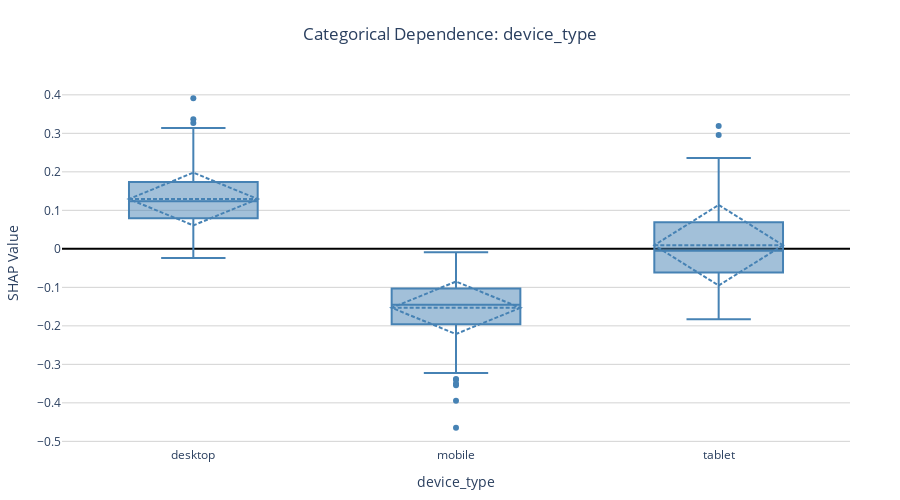

Source (notebook cell):
### Code cell
fig = interp.plot_dependence_categorical('device_type', value_labels=device_labels)
fig.show()

### Figure 1 — Plotly figure (JSON) as saved in the notebook; plotly's stock layout.template omitted (floating-point values rounded to 4 significant figures; data arrays with more than 128 entries replaced by an {"elided": "..."} marker saying what was removed)
{"data": [{"boxmean": "sd", "hovertemplate": "<b>desktop</b><br>SHAP: %{y:.4f}<extra></extra>", "marker": {"color": "steelblue"}, "name": "desktop", "type": "box", "y": {"elided": "493 float values"}}, {"boxmean": "sd", "hovertemplate": "<b>mobile</b><br>SHAP: %{y:.4f}<extra></extra>", "marker": {"color": "steelblue"}, "name": "mobile", "type": "box", "y": {"elided": "398 float values"}}, {"boxmean": "sd", "hovertemplate": "<b>tablet</b><br>SHAP: %{y:.4f}<extra></extra>", "marker": {"color": "steelblue"}, "name": "tablet", "type": "box", "y": [0.1456, 0.01802, 0.02773, 0.0257, 0.03875, 0.09603, -0.02352, 0.02554, -0.03073, 0.07589, 0.07444, 0.2106, -0.03553, -0.01021, -0.1111, -0.01822, 0.01955, -0.1081, -0.05976, -0.02361, -0.05692, -0.04227, 0.1262, -0.01674, -0.06645, -0.05015, -0.119, 0.1841, 0.06624, -0.07147, 0.01734, -0.003089, -0.03754, 0.01283, -0.01481, 0.02954, 0.2213, 0.03038, 0.07842, 0.09637, 0.02857, 0.07725, -0.1771, 0.09463, 0.296, 0.3191, -0.08837, -0.1572, 0.03733, 0.1627, 0.005199, -0.176, -0.06258, -0.02353, -0.002615, -0.1029, 0.1364, -0.04292, 0.2145, 0.01161, 0.03669, -0.0983, 0.1594, 0.2275, -0.1428, 0.2363, -0.1022, -0.02299, 0.00828, -0.183, 0.06203, -0.1228, 0.2352, -0.05848, -0.08831, -0.03983, -0.03925, -0.1044, 0.09689, 0.05022, -0.1121, -0.06406, -0.007046, -0.005529, 0.08114, -0.05663, -0.06698, -0.01252, 0.2166, 0.04405, -0.1336, -0.105, 0.06831, 0.1305, -0.06128, 0.02112, -0.06102, 0.07256, 0.04582, -0.1222, -0.09369, 0.01154, 0.03535, 0.0778, -0.07974, -0.03569, -0.004942, -0.101, -0.03912]}], "layout": {"height": 500, "hovermode": "closest", "margin": {"b": 50, "l": 50, "r": 50, "t": 80}, "plot_bgcolor": "white", "showlegend": false, "title": {"text": "Categorical Dependence: device_type", "x": 0.5, "xanchor": "center"}, "xaxis": {"title": {"text": "device_type"}}, "yaxis": {"gridcolor": "lightgray", "gridwidth": 1, "showgrid": true, "title": {"text": "SHAP Value"}, "zeroline": true, "zerolinecolor": "black", "zerolinewidth": 2}}}
